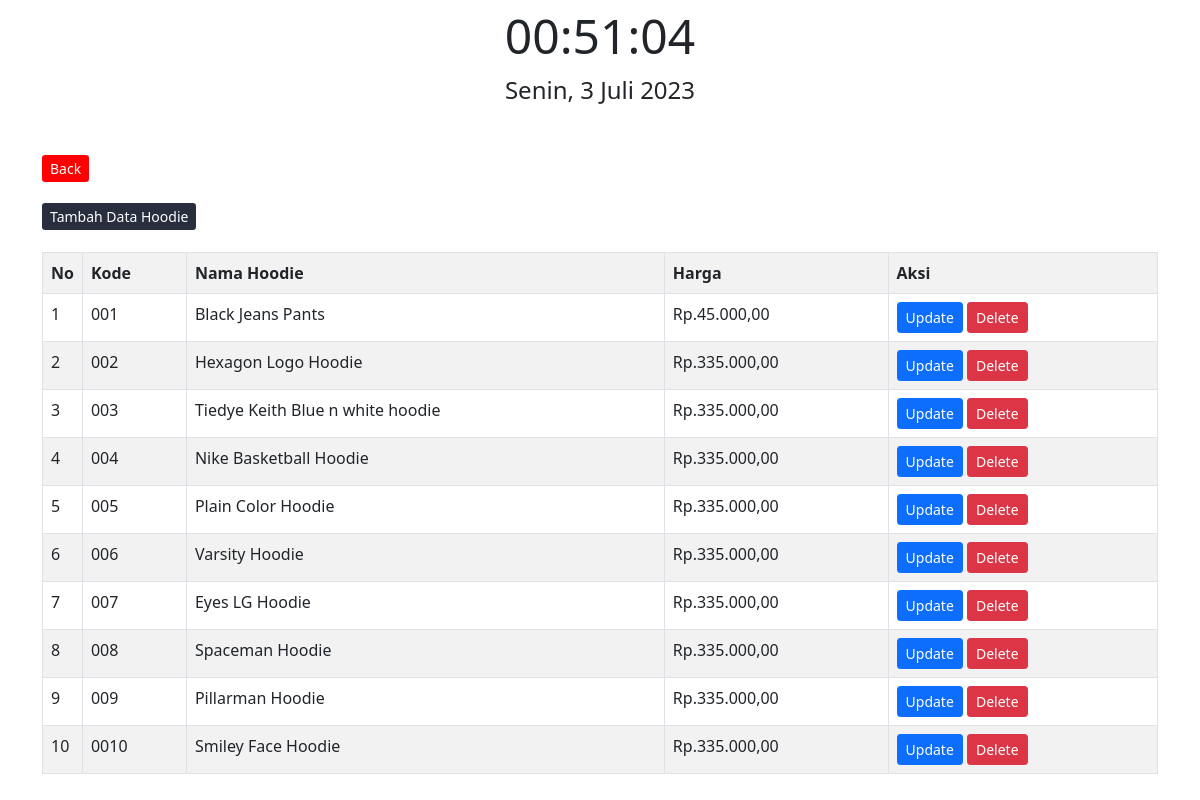
Page /adminlegacy/data_hoodie.php on the committed database.
### tables this page shows
CREATE TABLE `hoodie` (
  `id` int(30) NOT NULL,
  `kode` varchar(30) NOT NULL,
  `nama` varchar(225) NOT NULL,
  `harga` varchar(225) NOT NULL
);

### adminlegacy/data_hoodie.php (the view, shortened to what this page needs)
<!DOCTYPE html>
<html>
<head>
    <link href="https://cdn.jsdelivr.net/npm/bootstrap@5.0.2/dist/css/bootstrap.min.css" rel="stylesheet">
</head>
<body>
    <div id="datetime-container">
        <div id="clock"></div>
        <div id="date"></div>
    </div>
    <div class="container">
        <div class="panel">
            <div class="panel-body">
                <br><br>
                <a href="kategori.php" class="btn1 btn-sm pull-left">Back</a><br><br>
                <a href="tambah_hoodie.php" class="btn0 btn-sm pull-left">Tambah Data Hoodie</a>
                <br />
                <br />
                <table class="table table-bordered table-striped">
                    <tr>
                        <th width="1%">No</th>
                        <th>Kode</th>
                        <th>Nama Hoodie</th>
                        <th>Harga</th>
                        <th>Aksi</th>
                    </tr>
                    <?php
                    include 'koneksi.php';
                    $data = mysqli_query($koneksi, "select * from hoodie");
                    while ($d = mysqli_fetch_array($data)) {
                    ?>
                        <tr>
                            <td><?php echo $d['id'] ?></td>
                            <td><?php echo $d['kode'] ?></td>
                            <td><?php echo $d['nama'] ?></td>
                            <td><?php echo $d['harga'] ?></td>
                            <td>
                                <a href="edit_hoodie.php?id=<?php echo $d['id']; ?>" class="btn btn-sm btn-primary">Update</a>
                                <a href="hapus_hoodie.php?id=<?php echo $d['id']; ?>" onclick="hey()" class="btn btn-sm btn-danger">Delete</a>
                            </td>
                        </tr>
                    <?php
                    }
                    ?>
                </table>
            </div>
        </div>
    </div>
</body>
</html>

### adminlegacy/data_hoodie.php (style rules this page uses)
#clock { font-size: 48px; text-align: center; }
* { box-sizing: border-box; }
.btn0 { background-color: #282E3E; color: white; text-decoration: none; }
.btn1 { background-color: red; color: white; text-decoration: none; }
#date { font-size: 24px; text-align: center; }

### rows in the picture
hoodie: id "1", kode "001", nama "Black Jeans Pants", harga "Rp.45.000,00"
hoodie: id "2", kode "002", nama "Hexagon Logo Hoodie", harga "Rp.335.000,00"
hoodie: id "3", kode "003", nama "Tiedye Keith Blue n white hoodie", harga "Rp.335.000,00"
hoodie: id "4", kode "004", nama "Nike Basketball Hoodie", harga "Rp.335.000,00"
hoodie: id "5", kode "005", nama "Plain Color Hoodie", harga "Rp.335.000,00"
hoodie: id "6", kode "006", nama "Varsity Hoodie", harga "Rp.335.000,00"
hoodie: id "7", kode "007", nama "Eyes LG Hoodie", harga "Rp.335.000,00"
hoodie: id "8", kode "008", nama "Spaceman Hoodie", harga "Rp.335.000,00"
hoodie: id "9", kode "009", nama "Pillarman Hoodie", harga "Rp.335.000,00"
hoodie: id "10", kode "0010", nama "Smiley Face Hoodie", harga "Rp.335.000,00"
